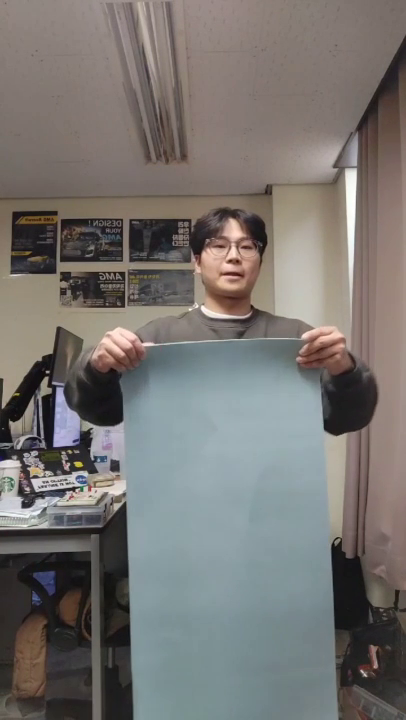
#> input picture frame 26 of LAB/LAB2_Color_Image_Segmentation_Magic_Cloak/LAB2.mp4, 406 x 720 px, given in place of LAB3_Video.mp4, which was not available
$ python metal.py
#> lines starting #> are read from the running program, lines starting #| are printed output that depends on the picture; pictures that were not available may be replaced by others from this repository, and a replacement may not be noted
import cv2 as cv
import numpy as np

cap = cv.VideoCapture('LAB3_Video.mp4')

# set ROI
x, y, w, h = 0, 400, 460, 680

while cap.isOpened():
    ret, src = cap.read()
#> src is the input picture: shape (720, 406, 3); mean B, G, R 112.8, 115.9, 119.2
    if not ret:
        break

    roi = src[y:y+h, x:x+w]
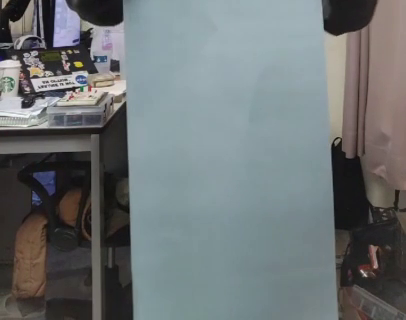
#> roi: shape (320, 406, 3); mean B, G, R 117.1, 115.7, 109.9
    r_plane = roi[:, :, 2]
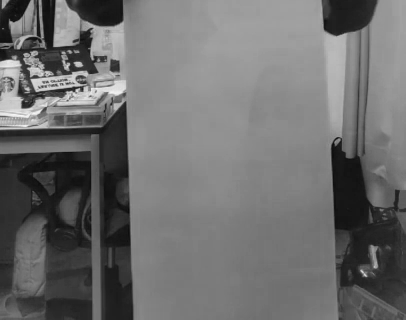
#> r_plane: shape (320, 406); min 11, max 246, mean 109.9
    r_blurred = cv.GaussianBlur(r_plane, (5, 5), 0)

    # Define additional blur regions
    blur_regions = [
        (376, 476, 39, 155),
        (97, 585, 37, 115),
        (363, 807, 29, 34),
        (331, 758, 19, 21),
        (390, 880, 50, 71),
        (170, 1010, 172, 38),
        (420, 781, 43, 38),
        (373, 858, 14, 17),
        (386, 813, 12, 22),
        (370, 860, 17, 16),
        (207, 959, 77, 35)
    ]

    for blur_x, blur_y, blur_w, blur_h in blur_regions:
        rel_x = blur_x - x
        rel_y = blur_y - y
        if 0 <= rel_x < w and 0 <= rel_y < h:
            sub_region = r_blurred[rel_y:rel_y+blur_h, rel_x:rel_x+blur_w]
#> (the run stopped early here; a loop or call above may not have finished)

$ run again, starting later in the video
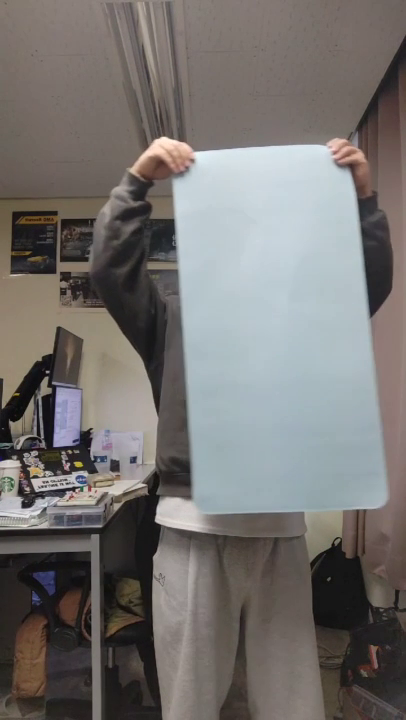
#> input picture frame 119 of LAB/LAB2_Color_Image_Segmentation_Magic_Cloak/LAB2.mp4, 406 x 720 px, given in place of LAB3_Video.mp4, which was not available
#> src is the input picture: shape (720, 406, 3); mean B, G, R 112.3, 114.5, 117.8
#> `r_plane = roi[:, :, 2]`:
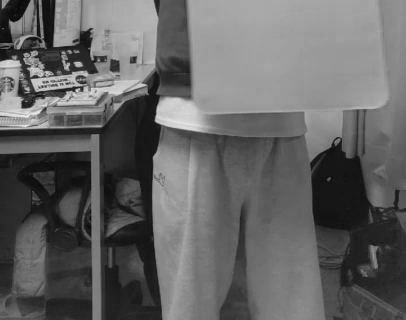
#> r_plane: shape (320, 406); min 7, max 232, mean 100.3

$ run again, starting later in the video
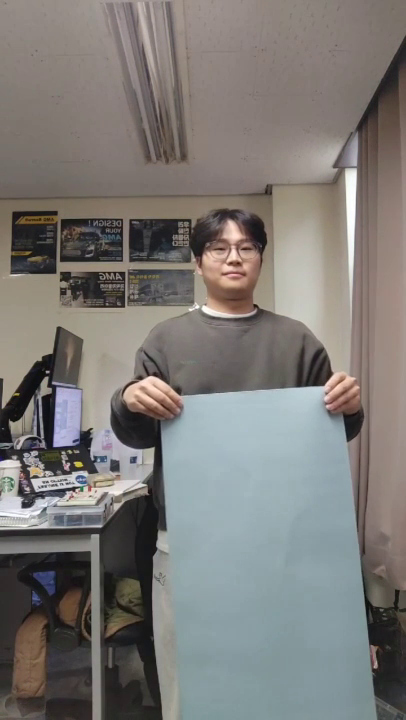
#> input picture frame 212 of LAB/LAB2_Color_Image_Segmentation_Magic_Cloak/LAB2.mp4, 406 x 720 px, given in place of LAB3_Video.mp4, which was not available
#> src is the input picture: shape (720, 406, 3); mean B, G, R 118.7, 121.8, 124.7
#> `r_plane = roi[:, :, 2]`:
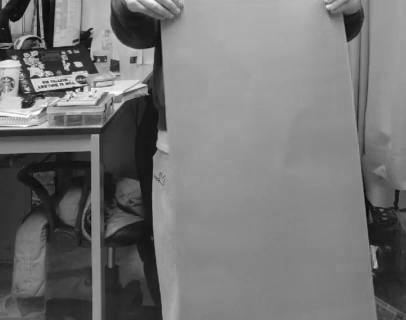
#> r_plane: shape (320, 406); min 5, max 254, mean 117
